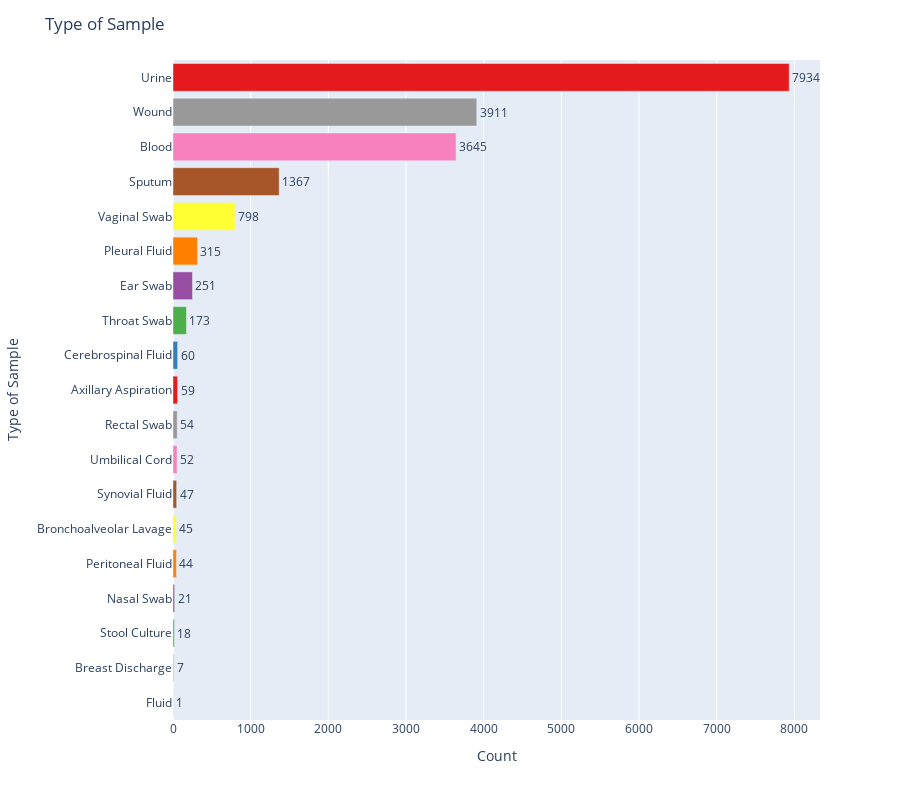

Notebook code cell kept with this figure:
### Markdown cell above
## Type of Sample

### Code cell
# Prepare data
a = df['Type of Sample'].value_counts(ascending=True)
plot_df = a.reset_index()
plot_df.columns = ['Type of Sample', 'Count']

# Plotly Express bar plot
fig = px.bar(
    plot_df,
    x='Count',
    y='Type of Sample',
    orientation='h',
    text='Count',
    color='Type of Sample',
    color_discrete_sequence=px.colors.qualitative.Set1
)

# Layout tweaks
fig.update_layout(
    title='Type of Sample',
    xaxis=dict(range=[0, plot_df['Count'].max() * 1.05]),
    yaxis=dict(
        categoryorder='array',
        categoryarray=plot_df['Type of Sample'].tolist()
    ),
    showlegend=False,
    height=800
)

# Show count outside bars
fig.update_traces(textposition='outside')
fig.show()

### Figure 1 — Plotly figure (JSON) as saved in the notebook; plotly's stock layout.template omitted (floating-point values rounded to 4 significant figures)
{"data": [{"alignmentgroup": "True", "hovertemplate": "Type of Sample=%{y}<br>Count=%{text}<extra></extra>", "legendgroup": "Fluid", "marker": {"color": "rgb(228,26,28)", "pattern": {"shape": ""}}, "name": "Fluid", "offsetgroup": "Fluid", "orientation": "h", "showlegend": true, "text": [1], "textposition": "outside", "type": "bar", "x": [1], "xaxis": "x", "y": ["Fluid"], "yaxis": "y"}, {"alignmentgroup": "True", "hovertemplate": "Type of Sample=%{y}<br>Count=%{text}<extra></extra>", "legendgroup": "Breast Discharge", "marker": {"color": "rgb(55,126,184)", "pattern": {"shape": ""}}, "name": "Breast Discharge", "offsetgroup": "Breast Discharge", "orientation": "h", "showlegend": true, "text": [7], "textposition": "outside", "type": "bar", "x": [7], "xaxis": "x", "y": ["Breast Discharge"], "yaxis": "y"}, {"alignmentgroup": "True", "hovertemplate": "Type of Sample=%{y}<br>Count=%{text}<extra></extra>", "legendgroup": "Stool Culture", "marker": {"color": "rgb(77,175,74)", "pattern": {"shape": ""}}, "name": "Stool Culture", "offsetgroup": "Stool Culture", "orientation": "h", "showlegend": true, "text": [18], "textposition": "outside", "type": "bar", "x": [18], "xaxis": "x", "y": ["Stool Culture"], "yaxis": "y"}, {"alignmentgroup": "True", "hovertemplate": "Type of Sample=%{y}<br>Count=%{text}<extra></extra>", "legendgroup": "Nasal Swab", "marker": {"color": "rgb(152,78,163)", "pattern": {"shape": ""}}, "name": "Nasal Swab", "offsetgroup": "Nasal Swab", "orientation": "h", "showlegend": true, "text": [21], "textposition": "outside", "type": "bar", "x": [21], "xaxis": "x", "y": ["Nasal Swab"], "yaxis": "y"}, {"alignmentgroup": "True", "hovertemplate": "Type of Sample=%{y}<br>Count=%{text}<extra></extra>", "legendgroup": "Peritoneal Fluid", "marker": {"color": "rgb(255,127,0)", "pattern": {"shape": ""}}, "name": "Peritoneal Fluid", "offsetgroup": "Peritoneal Fluid", "orientation": "h", "showlegend": true, "text": [44], "textposition": "outside", "type": "bar", "x": [44], "xaxis": "x", "y": ["Peritoneal Fluid"], "yaxis": "y"}, {"alignmentgroup": "True", "hovertemplate": "Type of Sample=%{y}<br>Count=%{text}<extra></extra>", "legendgroup": "Bronchoalveolar Lavage", "marker": {"color": "rgb(255,255,51)", "pattern": {"shape": ""}}, "name": "Bronchoalveolar Lavage", "offsetgroup": "Bronchoalveolar Lavage", "orientation": "h", "showlegend": true, "text": [45], "textposition": "outside", "type": "bar", "x": [45], "xaxis": "x", "y": ["Bronchoalveolar Lavage"], "yaxis": "y"}, {"alignmentgroup": "True", "hovertemplate": "Type of Sample=%{y}<br>Count=%{text}<extra></extra>", "legendgroup": "Synovial Fluid", "marker": {"color": "rgb(166,86,40)", "pattern": {"shape": ""}}, "name": "Synovial Fluid", "offsetgroup": "Synovial Fluid", "orientation": "h", "showlegend": true, "text": [47], "textposition": "outside", "type": "bar", "x": [47], "xaxis": "x", "y": ["Synovial Fluid"], "yaxis": "y"}, {"alignmentgroup": "True", "hovertemplate": "Type of Sample=%{y}<br>Count=%{text}<extra></extra>", "legendgroup": "Umbilical Cord", "marker": {"color": "rgb(247,129,191)", "pattern": {"shape": ""}}, "name": "Umbilical Cord", "offsetgroup": "Umbilical Cord", "orientation": "h", "showlegend": true, "text": [52], "textposition": "outside", "type": "bar", "x": [52], "xaxis": "x", "y": ["Umbilical Cord"], "yaxis": "y"}, {"alignmentgroup": "True", "hovertemplate": "Type of Sample=%{y}<br>Count=%{text}<extra></extra>", "legendgroup": "Rectal Swab", "marker": {"color": "rgb(153,153,153)", "pattern": {"shape": ""}}, "name": "Rectal Swab", "offsetgroup": "Rectal Swab", "orientation": "h", "showlegend": true, "text": [54], "textposition": "outside", "type": "bar", "x": [54], "xaxis": "x", "y": ["Rectal Swab"], "yaxis": "y"}, {"alignmentgroup": "True", "hovertemplate": "Type of Sample=%{y}<br>Count=%{text}<extra></extra>", "legendgroup": "Axillary Aspiration", "marker": {"color": "rgb(228,26,28)", "pattern": {"shape": ""}}, "name": "Axillary Aspiration", "offsetgroup": "Axillary Aspiration", "orientation": "h", "showlegend": true, "text": [59], "textposition": "outside", "type": "bar", "x": [59], "xaxis": "x", "y": ["Axillary Aspiration"], "yaxis": "y"}, {"alignmentgroup": "True", "hovertemplate": "Type of Sample=%{y}<br>Count=%{text}<extra></extra>", "legendgroup": "Cerebrospinal Fluid", "marker": {"color": "rgb(55,126,184)", "pattern": {"shape": ""}}, "name": "Cerebrospinal Fluid", "offsetgroup": "Cerebrospinal Fluid", "orientation": "h", "showlegend": true, "text": [60], "textposition": "outside", "type": "bar", "x": [60], "xaxis": "x", "y": ["Cerebrospinal Fluid"], "yaxis": "y"}, {"alignmentgroup": "True", "hovertemplate": "Type of Sample=%{y}<br>Count=%{text}<extra></extra>", "legendgroup": "Throat Swab", "marker": {"color": "rgb(77,175,74)", "pattern": {"shape": ""}}, "name": "Throat Swab", "offsetgroup": "Throat Swab", "orientation": "h", "showlegend": true, "text": [173], "textposition": "outside", "type": "bar", "x": [173], "xaxis": "x", "y": ["Throat Swab"], "yaxis": "y"}, {"alignmentgroup": "True", "hovertemplate": "Type of Sample=%{y}<br>Count=%{text}<extra></extra>", "legendgroup": "Ear Swab", "marker": {"color": "rgb(152,78,163)", "pattern": {"shape": ""}}, "name": "Ear Swab", "offsetgroup": "Ear Swab", "orientation": "h", "showlegend": true, "text": [251], "textposition": "outside", "type": "bar", "x": [251], "xaxis": "x", "y": ["Ear Swab"], "yaxis": "y"}, {"alignmentgroup": "True", "hovertemplate": "Type of Sample=%{y}<br>Count=%{text}<extra></extra>", "legendgroup": "Pleural Fluid", "marker": {"color": "rgb(255,127,0)", "pattern": {"shape": ""}}, "name": "Pleural Fluid", "offsetgroup": "Pleural Fluid", "orientation": "h", "showlegend": true, "text": [315], "textposition": "outside", "type": "bar", "x": [315], "xaxis": "x", "y": ["Pleural Fluid"], "yaxis": "y"}, {"alignmentgroup": "True", "hovertemplate": "Type of Sample=%{y}<br>Count=%{text}<extra></extra>", "legendgroup": "Vaginal Swab", "marker": {"color": "rgb(255,255,51)", "pattern": {"shape": ""}}, "name": "Vaginal Swab", "offsetgroup": "Vaginal Swab", "orientation": "h", "showlegend": true, "text": [798], "textposition": "outside", "type": "bar", "x": [798], "xaxis": "x", "y": ["Vaginal Swab"], "yaxis": "y"}, {"alignmentgroup": "True", "hovertemplate": "Type of Sample=%{y}<br>Count=%{text}<extra></extra>", "legendgroup": "Sputum", "marker": {"color": "rgb(166,86,40)", "pattern": {"shape": ""}}, "name": "Sputum", "offsetgroup": "Sputum", "orientation": "h", "showlegend": true, "text": [1367], "textposition": "outside", "type": "bar", "x": [1367], "xaxis": "x", "y": ["Sputum"], "yaxis": "y"}, {"alignmentgroup": "True", "hovertemplate": "Type of Sample=%{y}<br>Count=%{text}<extra></extra>", "legendgroup": "Blood", "marker": {"color": "rgb(247,129,191)", "pattern": {"shape": ""}}, "name": "Blood", "offsetgroup": "Blood", "orientation": "h", "showlegend": true, "text": [3645], "textposition": "outside", "type": "bar", "x": [3645], "xaxis": "x", "y": ["Blood"], "yaxis": "y"}, {"alignmentgroup": "True", "hovertemplate": "Type of Sample=%{y}<br>Count=%{text}<extra></extra>", "legendgroup": "Wound", "marker": {"color": "rgb(153,153,153)", "pattern": {"shape": ""}}, "name": "Wound", "offsetgroup": "Wound", "orientation": "h", "showlegend": true, "text": [3911], "textposition": "outside", "type": "bar", "x": [3911], "xaxis": "x", "y": ["Wound"], "yaxis": "y"}, {"alignmentgroup": "True", "hovertemplate": "Type of Sample=%{y}<br>Count=%{text}<extra></extra>", "legendgroup": "Urine", "marker": {"color": "rgb(228,26,28)", "pattern": {"shape": ""}}, "name": "Urine", "offsetgroup": "Urine", "orientation": "h", "showlegend": true, "text": [7934], "textposition": "outside", "type": "bar", "x": [7934], "xaxis": "x", "y": ["Urine"], "yaxis": "y"}], "layout": {"barmode": "relative", "height": 800, "legend": {"title": {"text": "Type of Sample"}, "tracegroupgap": 0}, "margin": {"t": 60}, "showlegend": false, "title": {"text": "Type of Sample"}, "xaxis": {"anchor": "y", "domain": [0, 1], "range": [0, 8331.0], "title": {"text": "Count"}}, "yaxis": {"anchor": "x", "categoryarray": ["Fluid", "Breast Discharge", "Stool Culture", "Nasal Swab", "Peritoneal Fluid", "Bronchoalveolar Lavage", "Synovial Fluid", "Umbilical Cord", "Rectal Swab", "Axillary Aspiration", "Cerebrospinal Fluid", "Throat Swab", "Ear Swab", "Pleural Fluid", "Vaginal Swab", "Sputum", "Blood", "Wound", "Urine"], "categoryorder": "array", "domain": [0, 1], "title": {"text": "Type of Sample"}}}}
